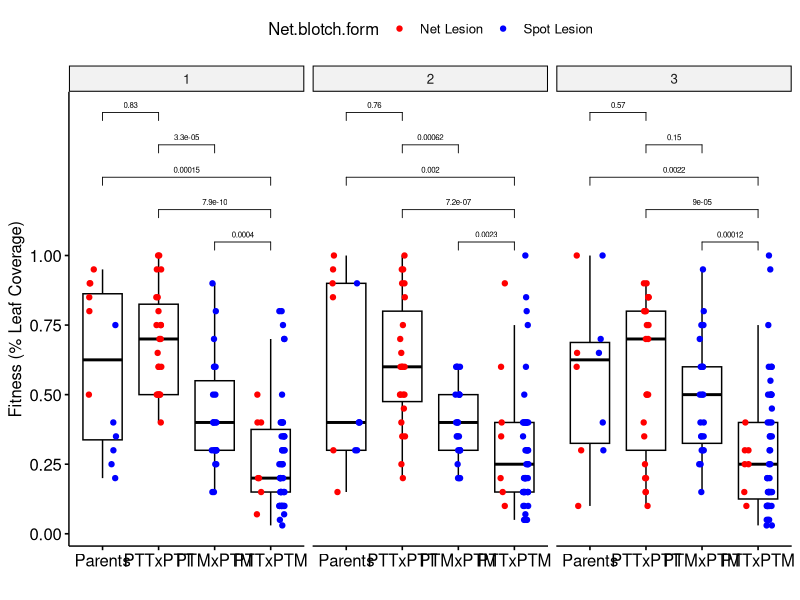
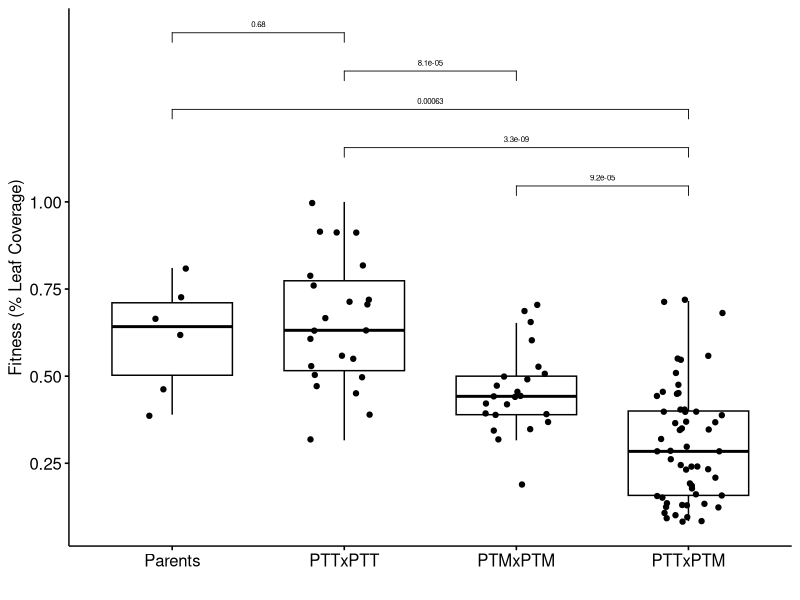

Generate these figures, in order, with R:
library(ggpubr)
library(tidyverse)
library(grid)
library(car)

####read in phenotype data
phenotypes<-read.csv("PterespopsonKombar.csv", header = TRUE)
####label column showing mean percent leaf coverage for all three reps
colnames(phenotypes)[8]<-"mean.percent.leaf.coverage"
####label the Net and Spot lesions
phenotypes$Net.blotch.form[phenotypes$Net.blotch.form=='N']<-'Net Lesion'
phenotypes$Net.blotch.form[phenotypes$Net.blotch.form=='S']<-'Spot Lesion'
####reorder factors of lesion type and cross type
phenotypes$Net.blotch.form <- factor(phenotypes$Net.blotch.form,
                                levels = c('Net Lesion','Spot Lesion'),ordered = TRUE)
phenotypes$Cross.Type <- factor(phenotypes$Cross.Type,
                                levels = c('Parents','Intra','Inter'),ordered = TRUE)
phenotypes$CrossSubspecies <- factor(phenotypes$CrossSubspecies,
                                levels = c('Parents','PTTxPTT','PTMxPTM','PTTxPTM'),ordered = TRUE)
####set highest percent leaf coverage as fitness=1 for all reps
phenotypes$percent.leaf.coverage<-
  phenotypes$percent.leaf.coverage/max(na.omit(phenotypes$percent.leaf.coverage))
####set highest percent leaf coverage as fitness=1 for average of all reps
phenotypes$mean.percent.leaf.coverage<-phenotypes$mean.percent.leaf.coverage/max(na.omit(phenotypes$mean.percent.leaf.coverage))


my_comparisons <- list(c("PTMxPTM","PTTxPTM"), 
                       c("PTTxPTT","PTTxPTM"), 
                       c("Parents","PTTxPTM"), 
                       c("PTTxPTT","PTMxPTM"), 
                       c("Parents","PTTxPTT"))

a<-ggboxplot(phenotypes, x = "CrossSubspecies", y = "percent.leaf.coverage", 
             palette =c("red","blue"),
             add = "jitter",add.params = list(color = "Net.blotch.form"))+ 
  facet_wrap(~Rep)+
  stat_compare_means(comparisons = my_comparisons, size=2, 
                     method.args = list(alternative = "greater"))+ # Add pairwise comparisons p-value
  xlab("")+ylab("Fitness (% Leaf Coverage)")+
  scale_y_continuous(breaks=c(0,0.25,0.5,0.75,1)) 




pdf("~/Dropbox/PteresGeneticIncompatibilitiesManuscript/SharedData/Phenotype_percentleaf_allrep.pdf")
plot(a)
graphics.off()

##### Test of homogeneity of variances #######
leveneTest(percent.leaf.coverage ~ as.factor(Rep), data = phenotypes)
#Df F value Pr(>F)
#group   3  2.0016 0.1127
#541   
fligner.test(percent.leaf.coverage ~ as.factor(Rep), data = phenotypes)
#data:  percent.leaf.coverage by as.factor(Rep)
#Fligner-Killeen:med chi-squared = 6.6358, df = 3, p-value = 0.08446


####Medians-percent.leaf.coverage
###Parents-Net
median(phenotypes$percent.leaf.coverage[phenotypes$Net.blotch.form=='Net Lesion' &
             phenotypes$Cross.Type=='Parents']) #0.9

###Intraspecies-Net
median(na.omit(phenotypes$mean.percent.leaf.coverage[phenotypes$Net.blotch.form=='Net Lesion' &
                                                       phenotypes$Cross.Type=='Intra'])) #0.6315789

###Interspecies-Net
median(na.omit(phenotypes$mean.percent.leaf.coverage[phenotypes$Net.blotch.form=='Net Lesion' &
                                                       phenotypes$Cross.Type=='Inter'])) #0.3473684

###Parents-Spot
median(na.omit(phenotypes$mean.percent.leaf.coverage[phenotypes$Net.blotch.form=='Spot Lesion' &
                                                       phenotypes$Cross.Type=='Parents'])) #0.5263158

###Intraspecies-Spot
median(na.omit(phenotypes$mean.percent.leaf.coverage[phenotypes$Net.blotch.form=='Spot Lesion' &
                                                       phenotypes$Cross.Type=='Intra'])) #0.4421053

###Interspecies-Spot
median(na.omit(phenotypes$mean.percent.leaf.coverage[phenotypes$Net.blotch.form=='Spot Lesion' &
                                                       phenotypes$Cross.Type=='Inter'])) #0.2526316


###################################################################
##################### Control for Lesion Type #####################
###################################################################

####Pooled data (all reps)

a<-ggboxplot(phenotypes, x = "CrossSubspecies", y = "mean.percent.leaf.coverage", add = "jitter")+ 
  stat_compare_means(comparisons = my_comparisons, size=2, 
                     method.args = list(alternative = "greater"))+ # Add pairwise comparisons p-value
  xlab("")+ylab("Fitness (% Leaf Coverage)")+
  theme(legend.position="None", strip.text.x = element_text(color = "white"))+
  scale_y_continuous(breaks=c(0,0.25,0.5,0.75,1)) 


pdf("~/Dropbox/PteresGeneticIncompatibilitiesManuscript/Figure2_Phenotype_percentleaf_pooled")
plot(a)
graphics.off()



